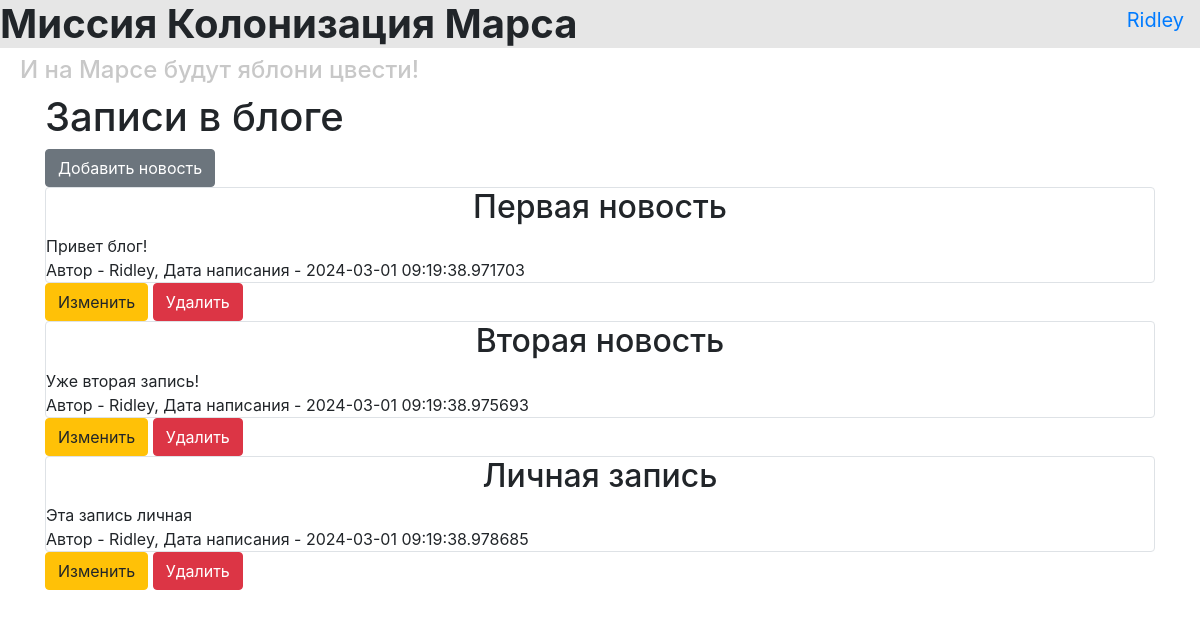
Page /index (signed in) on the committed database.
### data/users.py (models this page shows, shortened)
class User(SqlAlchemyBase, UserMixin):
    __tablename__ = 'users'
    id = sqlalchemy.Column(sqlalchemy.Integer, primary_key=True, autoincrement=True)
    surname = sqlalchemy.Column(sqlalchemy.String, nullable=True)
    name = sqlalchemy.Column(sqlalchemy.String, nullable=True)
    age = sqlalchemy.Column(sqlalchemy.Integer, nullable=True)
    position = sqlalchemy.Column(sqlalchemy.String, nullable=True)
    speciality = sqlalchemy.Column(sqlalchemy.String, nullable=True)
    address = sqlalchemy.Column(sqlalchemy.String, nullable=True)
    email = sqlalchemy.Column(sqlalchemy.String, index=True, unique=True, nullable=True)
    hashed_password = sqlalchemy.Column(sqlalchemy.String, nullable=True)
    modified_date = sqlalchemy.Column(sqlalchemy.DateTime, default=datetime.datetime.now)
    news = orm.relationship("News", back_populates='user')

### data/news.py (models this page shows)
class News(SqlAlchemyBase):
    __tablename__ = 'news'
    id = sqlalchemy.Column(sqlalchemy.Integer,
                           primary_key=True, autoincrement=True)
    title = sqlalchemy.Column(sqlalchemy.String, nullable=True)
    content = sqlalchemy.Column(sqlalchemy.String, nullable=True)
    created_date = sqlalchemy.Column(sqlalchemy.DateTime,
                                     default=datetime.datetime.now)
    is_private = sqlalchemy.Column(sqlalchemy.Boolean, default=True)
    user_id = sqlalchemy.Column(sqlalchemy.Integer,
                                sqlalchemy.ForeignKey("users.id"))
    user = orm.relationship('User')

### main.py (the view)
@app.route("/")
@app.route('/index')
def index():
    if current_user.is_authenticated:
        news = db_sess.query(News).filter(
            (News.user == current_user) | (News.is_private != True))
    else:
        news = db_sess.query(News).filter(News.is_private != True)
    return render_template("index.html", news=news)

### main.py (called while the page is built)
@login_manager.user_loader
def load_user(user_id):
    return db_sess.query(User).get(user_id)

### templates/index.html
{% extends "base.html" %}
{% block content %}
<h1>Записи в блоге</h1>
{% if current_user.is_authenticated %}
    <a href="news" class="btn btn-secondary">Добавить новость</a>
{% endif %}
{% for item in news%}
<div class="col-md6 border rounded">
    <h2>{{item.title}}</h2>
    <div>
        {{item.content}}
    </div>
    <div>
        Автор - {{item.user.name}}, Дата написания - {{item.created_date}}
    </div>
</div>
{% if current_user.is_authenticated and current_user == item.user %}
    <div>
        <a href="/news/{{ item.id }}" class="btn btn-warning">
            Изменить
        </a>
        <a href="/news_delete/{{ item.id }}" class="btn btn-danger">
            Удалить
        </a>
    </div>
{% endif %}
{% endfor %}
{% endblock %}

### templates/base.html (shortened to what this page needs)
<!doctype html>
<html lang="en">
<head>
    <link rel="stylesheet"
          href="https://stackpath.bootstrapcdn.com/bootstrap/4.4.1/css/bootstrap.min.css"
>
    <link rel="stylesheet" href="{{ url_for('static', filename='style.css') }}">
</head>
<body>
<header>
    <h1 style="background-color: rgb(230, 230, 230)"><strong>Миссия Колонизация Марса</strong></h1>
    <h4 style="color: rgb(200, 200, 200)">И на Марсе будут яблони цвести!</h4>
    <nav>
    {% if current_user.is_authenticated %}
        <a class="navbar-brand" href="/logout">{{ current_user.name }}</a>
    {% else %}
        <p>
            <a class="btn btn-primary " href="/register">Зарегистрироваться</a>
            <a class="btn btn-success" href="/login">Войти</a>
        </p>
    {% endif %}
    </nav>
</header>
<main role="main" class="container">
    {% block content %}{% endblock %}
</main>
</body>
</html>

### static/style.css (style rules this page uses)
h4 { color: gray; padding-left: 20px; }
h2 { text-align: center }
nav { position: absolute; top: 0; right: 0; }

### rows in the picture
User: name "Ridley"
News: title "Первая новость", content "Привет блог!", user.name "Ridley", created_date "2024-03-01 09:19:38.971703"
News: title "Вторая новость", content "Уже вторая запись!", user.name "Ridley", created_date "2024-03-01 09:19:38.975693"
News: title "Личная запись", content "Эта запись личная", user.name "Ridley", created_date "2024-03-01 09:19:38.978685"
